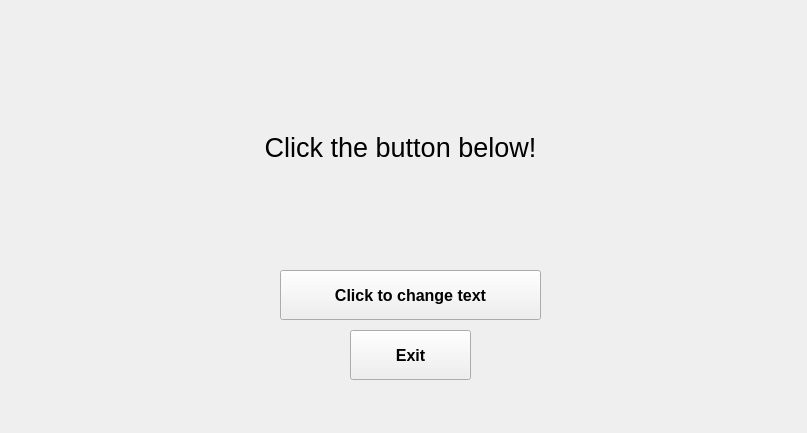
<?xml version="1.0" encoding="UTF-8"?>
<ui version="4.0">
 <class>MainWindow</class>
 <widget class="QMainWindow" name="MainWindow">
  <property name="geometry">
   <rect>
    <x>0</x>
    <y>0</y>
    <width>807</width>
    <height>433</height>
   </rect>
  </property>
  <property name="sizePolicy">
   <sizepolicy hsizetype="Fixed" vsizetype="Fixed">
    <horstretch>0</horstretch>
    <verstretch>0</verstretch>
   </sizepolicy>
  </property>
  <property name="windowTitle">
   <string>MainWindow</string>
  </property>
  <widget class="QWidget" name="centralwidget">
   <property name="sizePolicy">
    <sizepolicy hsizetype="Fixed" vsizetype="Fixed">
     <horstretch>0</horstretch>
     <verstretch>0</verstretch>
    </sizepolicy>
   </property>
   <widget class="QWidget" name="gridLayoutWidget_2">
    <property name="geometry">
     <rect>
      <x>0</x>
      <y>0</y>
      <width>871</width>
      <height>431</height>
     </rect>
    </property>
    <layout class="QGridLayout" name="gridLayout_2">
     <item row="0" column="0">
      <widget class="QWidget" name="widget" native="true">
       <widget class="QPushButton" name="mainButton">
        <property name="geometry">
         <rect>
          <x>280</x>
          <y>270</y>
          <width>261</width>
          <height>50</height>
         </rect>
        </property>
        <property name="sizePolicy">
         <sizepolicy hsizetype="Maximum" vsizetype="Fixed">
          <horstretch>0</horstretch>
          <verstretch>0</verstretch>
         </sizepolicy>
        </property>
        <property name="minimumSize">
         <size>
          <width>200</width>
          <height>50</height>
         </size>
        </property>
        <property name="font">
         <font>
          <pointsize>12</pointsize>
          <weight>75</weight>
          <bold>true</bold>
          <underline>false</underline>
          <strikeout>false</strikeout>
          <stylestrategy>PreferDefault</stylestrategy>
          <kerning>true</kerning>
         </font>
        </property>
        <property name="text">
         <string>Click to change text</string>
        </property>
       </widget>
       <widget class="QLabel" name="mainLabel">
        <property name="geometry">
         <rect>
          <x>0</x>
          <y>52</y>
          <width>801</width>
          <height>191</height>
         </rect>
        </property>
        <property name="sizePolicy">
         <sizepolicy hsizetype="Fixed" vsizetype="Fixed">
          <horstretch>0</horstretch>
          <verstretch>0</verstretch>
         </sizepolicy>
        </property>
        <property name="font">
         <font>
          <pointsize>20</pointsize>
         </font>
        </property>
        <property name="text">
         <string>Click the button below!</string>
        </property>
        <property name="alignment">
         <set>Qt::AlignCenter</set>
        </property>
       </widget>
       <widget class="QPushButton" name="exitButton">
        <property name="geometry">
         <rect>
          <x>350</x>
          <y>330</y>
          <width>121</width>
          <height>50</height>
         </rect>
        </property>
        <property name="sizePolicy">
         <sizepolicy hsizetype="Maximum" vsizetype="Fixed">
          <horstretch>0</horstretch>
          <verstretch>0</verstretch>
         </sizepolicy>
        </property>
        <property name="minimumSize">
         <size>
          <width>0</width>
          <height>0</height>
         </size>
        </property>
        <property name="font">
         <font>
          <pointsize>12</pointsize>
          <weight>75</weight>
          <bold>true</bold>
          <underline>false</underline>
          <strikeout>false</strikeout>
          <stylestrategy>PreferDefault</stylestrategy>
          <kerning>true</kerning>
         </font>
        </property>
        <property name="text">
         <string>Exit</string>
        </property>
       </widget>
      </widget>
     </item>
    </layout>
   </widget>
  </widget>
 </widget>
 <resources/>
 <connections/>
</ui>
